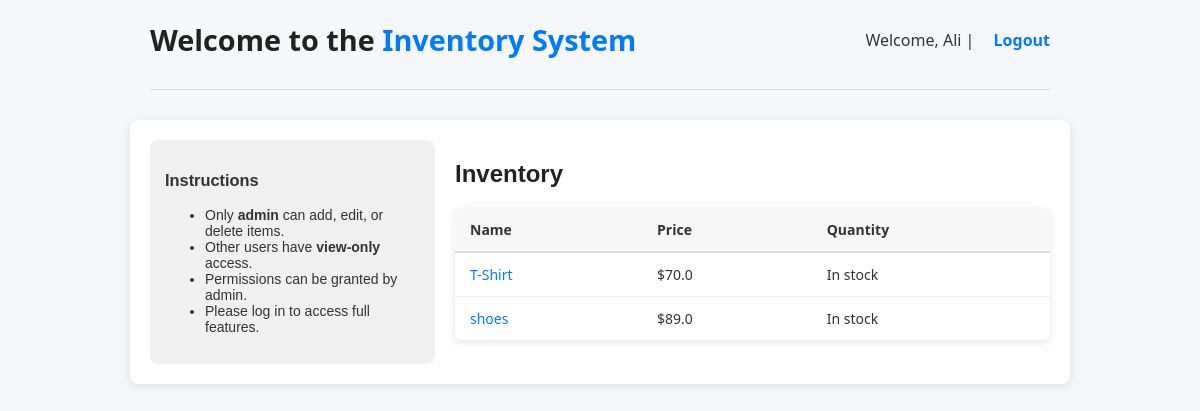
Screenshot of / (signed in) with the database file from the repository.
### model.py (models this page shows)
class User(Base):
    __tablename__ = "users"
    id = Column(Integer, primary_key=True, index=True)
    username = Column(String, unique=True, index=True)
    nickname = Column(String, nullable=True)
    email = Column(String, unique=True, index=True)
    hashed_password = Column(String)

class Item(Base):
    __tablename__ = "items"
    id = Column(Integer, primary_key=True, index=True)
    name = Column(String, index=True)
    description = Column(String, nullable=True)
    price = Column(Float)
    quantity = Column(Integer)

### main.py (the view)
@app.get("/", response_class=HTMLResponse)
def home_ui(request: Request, db: Session = Depends(get_db)):
    username = request.cookies.get("user")
    if not username:
        return RedirectResponse(url="/login", status_code=303)
    user = db.query(model.User).filter(model.User.username == username).first()
    items = db.query(model.Item).all()
    return templates.TemplateResponse("items.html", {"request": request, "items": items, "user": user})

### templates/items.html (shortened to what this page needs)
{% extends "main.html" %}
{% block content %}
<div class="layout">
  <div class="instructions">
    <h3>Instructions</h3>
    <ul>
      <li>Only <strong>admin</strong> can add, edit, or delete items.</li>
      <li>Other users have <strong>view-only</strong> access.</li>
      <li>Permissions can be granted by admin.</li>
      <li>Please log in to access full features.</li>
    </ul>
  </div>
  <div class="inventory-section">
    <h2>Inventory</h2>
    <table>
      <thead>
        <tr>
          <th>Name</th>
          <th>Price</th>
          <th>Quantity</th>
        </tr>
      </thead>
      <tbody>
        {% for item in items %}
        <tr>
          <td><a href="/item/{{ item.id }}">{{ item.name }}</a></td>
          <td>${{ item.price }}</td>
          <td>
            {% if item.quantity < 5 and item.quantity > 0 %}
              <span style="color: red;">⚠️ Low Stock</span>
            {% elif item.quantity == 0 %}
              <span style="color: red;">❌ Out of Stock</span>
            {% else %}
              <span>In stock</span>
            {% endif %}
          </td>
        </tr>
        {% endfor %}
      </tbody>
    </table>
  </div>
</div>
{% endblock %}

### templates/main.html (shortened to what this page needs)
<!DOCTYPE html>
<html lang="en">
<head>
</head>
<body>
  <header>
    <h1>Welcome to the <a href="/"> Inventory System</a></h1>
    <nav>
      {% if request.cookies.get("user") %}
        <span>Welcome, {{ request.cookies.get("user") }}</span> |
        <a href="/logout">Logout</a>
      {% else %}
        <a href="/login">Login</a>
      {% endif %}
    </nav>
  </header>
  <hr />
  <main>
    {% block content %}{% endblock %}
  </main>
</body>
</html>

### templates/main.html (style rules this page uses)
body { font-family: 'Segoe UI', Tahoma, Geneva, Verdana, sans-serif; background-color: #f5f7fa; color: #333; margin: 0; padding: 20px; }
header { max-width: 900px; margin: 0 auto 30px auto; display: flex; justify-content: space-between; align-items: center; }
h1 { margin: 0; font-weight: 700; font-size: 1.8rem; color: #222; }
nav a { color: #007bff; text-decoration: none; font-weight: 600; margin-left: 15px; transition: color 0.3s ease; }
hr { max-width: 900px; margin: 0 auto 30px auto; border: none; border-top: 1px solid #ddd; }
main { max-width: 900px; margin: 0 auto; background: white; padding: 20px; border-radius: 8px; box-shadow: 0 2px 10px rgb(0 0 0 / 0.1); }

### templates/items.html (style rules this page uses)
h2 { color: #222; margin-bottom: 20px; font-family: Arial, sans-serif; }
.layout { display: flex; gap: 20px; }
.instructions { width: 30%; background-color: #f0f0f0; padding: 15px; border-radius: 8px; font-family: Arial, sans-serif; font-size: 14px; color: #333; }
.inventory-section { width: 70%; }
table { width: 100%; border-collapse: collapse; background-color: #fff; border-radius: 8px; overflow: hidden; box-shadow: 0 2px 8px rgba(0, 0, 0, 0.1); }
thead tr { background-color: #f7f7f7; border-bottom: 2px solid #ddd; }
th, td { text-align: left; padding: 12px 15px; border-bottom: 1px solid #eee; font-size: 14px; }
a { color: #007bff; text-decoration: none; transition: color 0.3s ease; }

### rows the page displays
User: cookies.get "Ali"
Item: name "T-Shirt", price "70.0", quantity "In stock"
Item: name "shoes", price "89.0", quantity "In stock"
